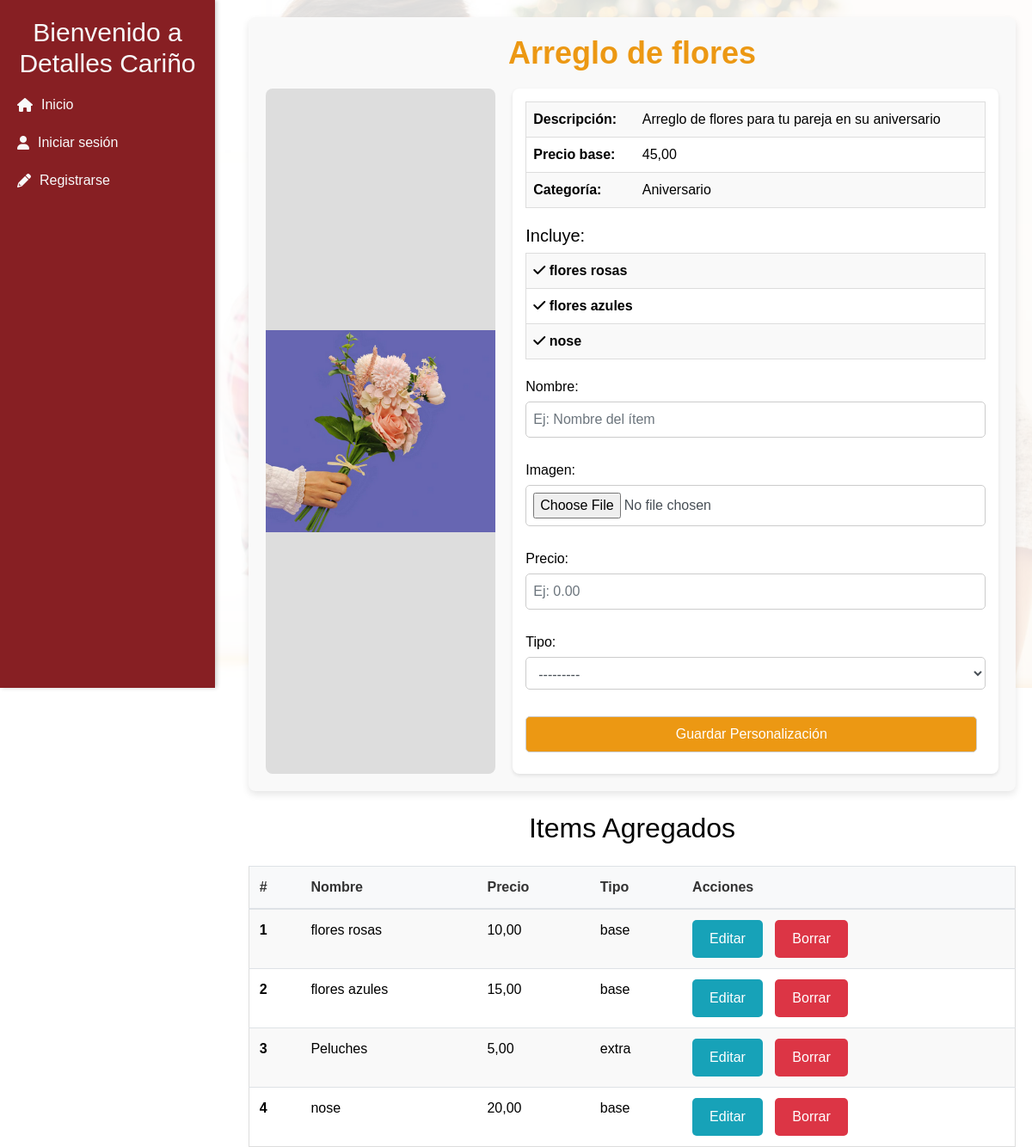
The page /items/1 on the database as committed earlier.
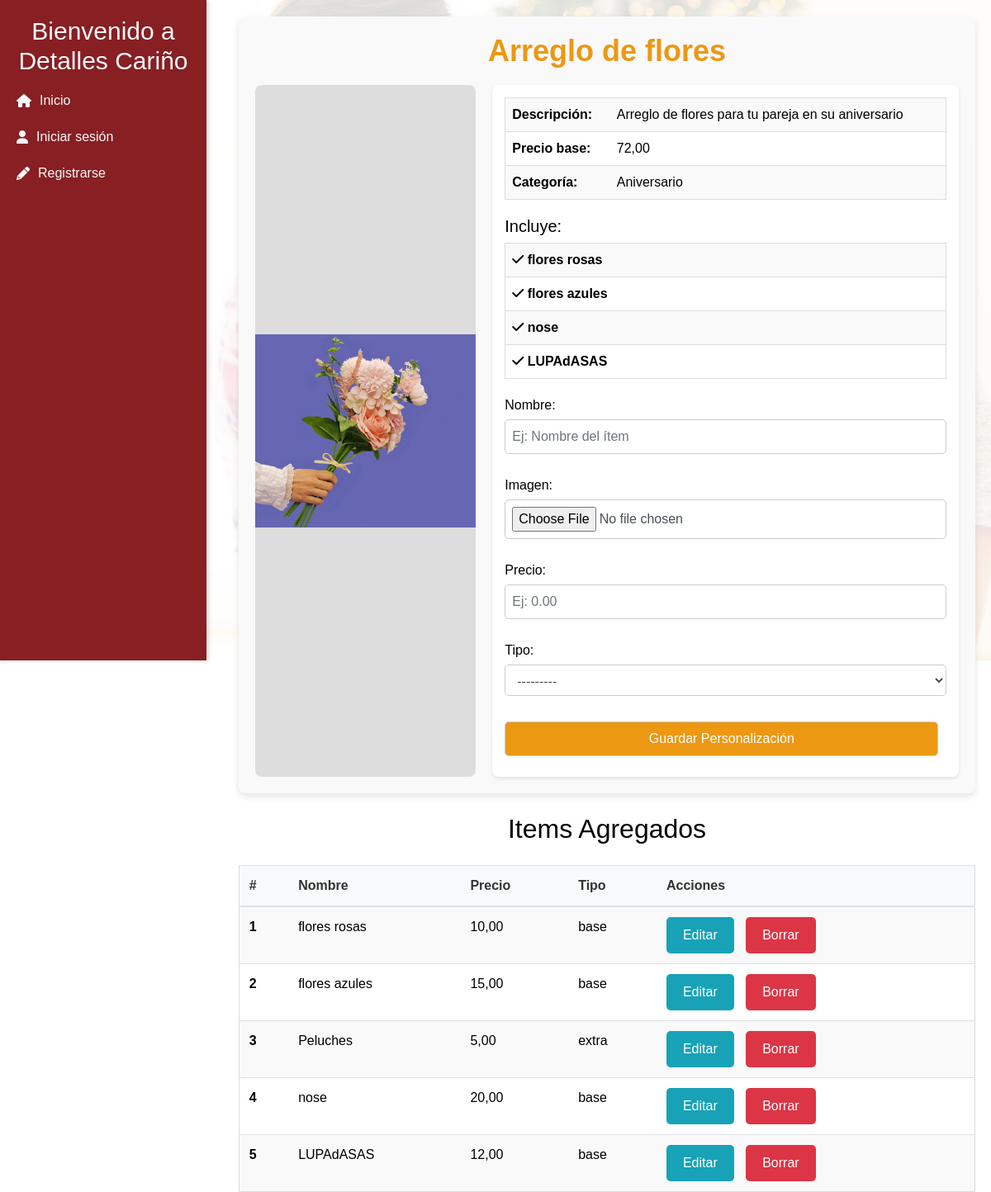
The same page on the database as committed later.
### pedidos/models.py (models this page shows, shortened)
class Producto(models.Model):
    nombre = models.CharField(max_length=50)
    descripcion = models.TextField(max_length=200)
    imagen = models.ImageField(upload_to='productos/', default='productos/producto-default.jpg' , null=True, blank=True)
    categoria = models.CharField(max_length=100)
    precio_base = models.DecimalField(max_digits=10, decimal_places=2, default=0.0, blank=True, null=True)

class Item(models.Model):
    OPC_PRODUCTO = [("base", "Producto Base"), ("extra", "Personalización")]
    nombre = models.CharField(max_length=50)
    imagen = models.ImageField(upload_to='items/', null=True, blank=True)
    precio = models.DecimalField(max_digits=10, decimal_places=2)
    tipo = models.CharField(max_length=50, choices=OPC_PRODUCTO)
    producto = models.ForeignKey(Producto, on_delete=models.CASCADE, related_name="items")

### pedidos/views.py (the view)
# urls.py: path('items/<int:producto_id>', info_producto, name='info_producto'),                               #Visualizar
def info_producto(request, producto_id):
    producto = get_object_or_404(Producto, id=producto_id)
    personalizaciones = producto.items.filter(tipo='base')
    items = Item.objects.filter(producto=producto)
    form = ItemForm()
    contenido = {
        'producto': producto,
        'personalizaciones': personalizaciones,
        'formulario': form,
        'items': items ,
        'cliente': request.cliente  # Incluye el cliente del middleware
    }
    return render(request, 'items/info_productos.html', contenido)

### pedidos/forms.py
class ItemForm(forms.ModelForm):
    class Meta:
        model = Item
        fields = ['nombre', 'imagen', 'precio', 'tipo']
        widgets = {
            'nombre': forms.TextInput(attrs={'class': 'form-control', 'placeholder': 'Ej: Nombre del ítem'}),
            'imagen': forms.ClearableFileInput(attrs={'class': 'form-control'}),
            'precio': forms.NumberInput(attrs={'class': 'form-control', 'placeholder': 'Ej: 0.00'}),    #Gestionar para que calcule en base al modelo
            'tipo': forms.Select(attrs={'class': 'form-control'}),
        }

### templates/items/info_productos.html (shortened to what this page needs)
{% extends 'menu.html' %}
{% block content %}
<div class="info-producto">
    <h1>{{ producto.nombre }}</h1> {{request.COOKIES.pedido_id}}
    <div class="producto-contenido">
        <div class="img">
            <img src="{{ producto.imagen.url }}" alt="{{ producto.nombre }}">
        </div>
        <div class="info">
            <table>
                <tr>
                    <td><strong>Descripción:</strong></td>
                    <td>{{ producto.descripcion }}</td>
                </tr>
                <tr>
                    <td><strong>Precio base:</strong></td>
                    <td>{{ producto.precio_base }}</td>
                </tr>
                <tr>
                    <td><strong>Categoría:</strong></td>
                    <td>{{ producto.categoria }}</td>
                </tr>
            </table>
            <h5>Incluye:</h5>
            <table>
                {% for personalizacion in personalizaciones %}
                <tr>
                    <td>
                        <i class="fas fa-check"></i> {{ personalizacion.nombre }}
                    </td>
                </tr>
                {% endfor %}
            </table>
            <div id="form-personalizacion" class="form-personalizacion">
                <form method="post" action="{% url 'nuevo_item' producto.id %}" enctype="multipart/form-data">
                    {{ formulario.as_p }}
                    <input type="submit" value="Guardar Personalización" class="btn btn-primary">
                </form>
            </div>
        </div>
    </div>
</div>
<h2 class="m-4 mb-4 text-center">Items Agregados</h2>
<table class="table">
    <thead>
        <tr>
            <th scope="col">#</th>
            <th scope="col">Nombre</th>
            <th scope="col">Precio</th>
            <th scope="col">Tipo</th>
            <th scope="col">Acciones</th>
        </tr>
    </thead>
    <tbody>
        {% for item in items %}
        <tr>
            <th scope="row" data-label="#">{{ forloop.counter }}</th>
            <td data-label="Nombre">{{ item.nombre }}</td>
            <td data-label="Precio">{{ item.precio }}</td>
            <td data-label="Tipo">{{ item.tipo }}</td>
            <td>
                <a href="{% url 'detalle_item' item.id %}?next={{ request.path }}"
                    class="btn btn-info btn-sm">Editar</a>
                <form action="{% url 'eliminar_item' item.id item.producto_id %}" method="post" style="display:inline;"
                    class="delete-item">
                    <button type="submit" class="btn btn-danger btn-sm">Borrar</button>
                </form>
            </td>
        </tr>
        {% endfor %}
    </tbody>
</table>
{% endblock %}

### templates/menu.html (shortened to what this page needs)
<!doctype html>
<html>
<head>
  <link href="https://getbootstrap.com/docs/4.0/dist/css/bootstrap.min.css" rel="stylesheet">
  <link href="https://cdnjs.cloudflare.com/ajax/libs/font-awesome/6.0.0-beta3/css/all.min.css" rel="stylesheet">
  {% load static %}
  <link rel="stylesheet" href="{% static 'sweetalert2/sweetalert2.min.css' %}">
  <link href="{% static 'css/main.css' %}" rel="stylesheet">
  <link href="{% static 'css/responsive.css' %}" rel="stylesheet">
</head>
<body>
  <div class="row">
    <nav class="sidebar col-3">
      <h2>
        {% if user.is_authenticated %}
        {% if cliente %}
        {{ cliente.nombre }}
        {% else %}
        No tienes un cliente asociado
        {% endif %}
        {% else %}
        Bienvenido a Detalles Cariño
        {% endif %}
      </h2>
      <ul class="nav flex-column">
        <li class="nav-item">
          <a class="nav-link" href="{% url 'main' %}">
            <i class="fas fa-house"></i> Inicio
          </a>
        </li>
        {% if user.is_authenticated %}
        {% if cliente.id %}
        <li class="nav-item">
          <a class="nav-link" href="{% url 'clientes' cliente.id %}">
            <i class="fas fa-user"></i> Cuenta
          </a>
        </li>
        <li class="nav-item">
          <a class="nav-link" href="{% url 'pedidos2' cliente.id %}">
            <i class="fas fa-list"></i> Pedidos
          </a>
        </li>
        {% if user.is_staff %}
        <h5>--- Administrar ---</h5>
        <li class="nav-item">
          <a class="nav-link" href="{% url 'pedidos' %}">
            <i class="fas fa-list"></i> Pedidos
          </a>
        </li>
        <li class="nav-item">
          <a class="nav-link" href="{% url 'destinatarios' %}">
            <i class="fas fa-users"></i> Destinatarios
          </a>
        </li>
        <li class="nav-item">
          <a class="nav-link" href="{% url 'pagos' %}">
            <i class="fas fa-dollar"></i> Pagos
          </a>
        </li>
        <li class="nav-item">
          <a class="nav-link" href="{% url 'productos' %}">
            <i class="fas fa-box"></i> Productos
          </a>
        </li>
        {% endif %}
        <li class="nav-item">
          <a class="nav-link" href="{% url 'account_logout' %}">
            <i class="fas fa-sign-out-alt"></i> Cerrar sesión
          </a>
        </li>
        {% endif %}
        {% else %}
        <li class="nav-item">
          <a class="nav-link" href="{% url 'account_login' %}">
            <i class="fas fa-user"></i> Iniciar sesión
          </a>
        </li>
        <li class="nav-item">
          <a class="nav-link" href="{% url 'account_signup' %}">
            <i class="fas fa-pencil"></i> Registrarse
          </a>
        </li>
        {% endif %}
      </ul>
    </nav>
    <main role="main" class="container col-9">
      {% block content %}{% endblock %}
    </main>
  </div>
</body>
</html>

### static/css/main.css (style rules this page uses)
body { font-family: Arial, sans-serif; color: #000000; position: relative; }
body::before { content: ""; position: fixed; top: 0; left: 0; width: 100%; height: 100vh; background-image: url("../img/bg-main.jpg"); background-size: cover; background-position: center; background-repeat: no-repeat; z-index: -1; }
body::after { content: ""; position: fixed; top: 0; left: 0; width: 100%; height: 100%; background-color: rgba(255, 255, 255, 0.85); z-index: -1; }
table { background-color: #fff; border-radius: 20px; border: 1px solid #ddd; -webkit-overflow-scrolling: touch; }
thead th { background-color: #f8f9fa; color: #333; }
tbody tr:nth-child(odd) { background-color: #f9f9f9; }
tbody tr:nth-child(even) { background-color: #fff; }
tbody td { vertical-align: middle; }
.sidebar { position: fixed; top: 0; left: 0; width: 250px; height: 100vh; background-color: #871f23; padding: 20px; color: #f8f9fa; box-shadow: 2px 0 5px rgba(0, 0, 0, 0.2); z-index: 1; }
.sidebar h2 { text-align: center; font-size: 30px; margin-top: 0; }
.sidebar a { color: #f8f9fa; text-decoration: none; display: flex; align-items: center; padding: 10px 0; }
.sidebar a i { margin-right: 10px; }
main { top: 0; left: 135px; height: 100vh; padding: 20px; justify-content: center; position: relative; z-index: 1; }
.info-producto { background-color: #f9f9f9; padding: 20px; border-radius: 8px; box-shadow: 0 4px 8px rgba(0, 0, 0, 0.1); }
.info-producto h1 { font-size: 36px; color: #ec9813; font-weight: bold; text-align: center; margin-bottom: 20px; }
.producto-contenido { display: flex; gap: 20px; }
.info-producto .img { flex: 1; background-color: #ddd; border-radius: 8px; overflow: hidden; display: flex; justify-content: center; align-items: center; }
.info-producto .img img { max-width: 100%; height: auto; }
.info-producto .info { flex: 2; background-color: #fff; padding: 15px; border-radius: 8px; box-shadow: 0 2px 4px rgba(0, 0, 0, 0.1); }
.info-producto .info table { width: 100%; margin-bottom: 20px; border-collapse: collapse; }
.info-producto .info table td { padding: 8px; border-bottom: 1px solid #ddd; }
.info-producto .info table td:first-child { font-weight: bold; }
.btn { padding: 10px 20px; font-size: 16px; border: none; border-radius: 5px; cursor: pointer; transition: background-color 0.3s ease; margin-right: 10px; }
.form-personalizacion { margin-top: 20px; }
.form-personalizacion form { display: flex; flex-direction: column; }
.form-personalizacion label { margin-bottom: 5px; }
.form-personalizacion input, .form-personalizacion textarea { margin-bottom: 10px; padding: 8px; font-size: 16px; border: 1px solid #ccc; border-radius: 5px; }
.form-control { width: 100%; padding: 10px; border-radius: 5px; border: 1px solid #ccc; font-size: 16px; }
a { color: #ec9813; text-decoration: none; }
.btn-primary { background-color: #ec9813; color: #fff; padding: 10px 20px; border: none; border-radius: 5px; cursor: pointer; font-size: 16px; transition: background-color 0.3s ease, transform 0.3s ease; margin-top: 15px; }

Rows that differ between the two databases and show on the page:
changed Producto "Arreglo de flores": precio_base "45,00" → "72,00"
added Item: nombre "LUPAdASAS", precio "12,00", tipo "base"
